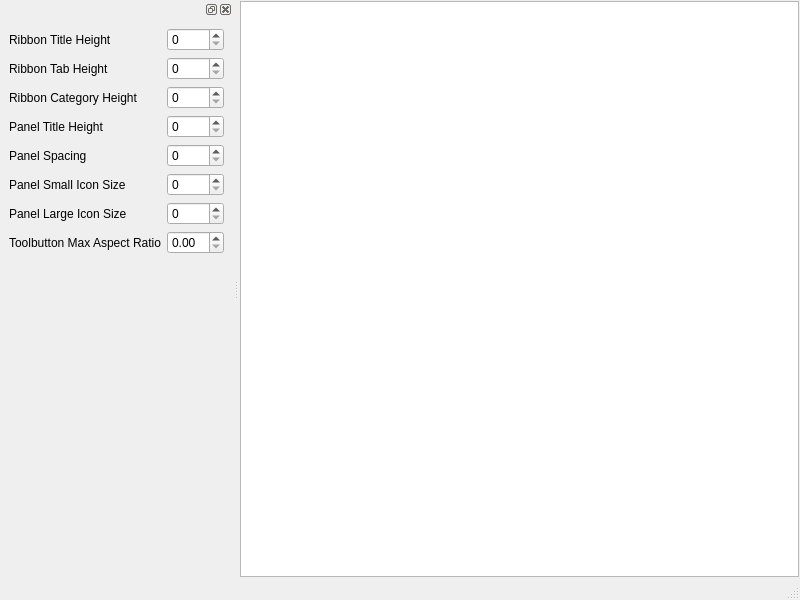
<?xml version="1.0" encoding="UTF-8"?>
<ui version="4.0">
 <class>MainWindow</class>
 <widget class="QMainWindow" name="MainWindow">
  <property name="geometry">
   <rect>
    <x>0</x>
    <y>0</y>
    <width>800</width>
    <height>600</height>
   </rect>
  </property>
  <property name="windowTitle">
   <string>MainWindow</string>
  </property>
  <widget class="QWidget" name="centralwidget">
   <layout class="QVBoxLayout" name="verticalLayout">
    <property name="spacing">
     <number>1</number>
    </property>
    <property name="leftMargin">
     <number>1</number>
    </property>
    <property name="topMargin">
     <number>1</number>
    </property>
    <property name="rightMargin">
     <number>1</number>
    </property>
    <property name="bottomMargin">
     <number>1</number>
    </property>
    <item>
     <widget class="QTextBrowser" name="textBrowser"/>
    </item>
   </layout>
  </widget>
  <widget class="QStatusBar" name="statusbar"/>
  <widget class="QDockWidget" name="dockWidget">
   <attribute name="dockWidgetArea">
    <number>1</number>
   </attribute>
   <widget class="QWidget" name="dockWidgetContents">
    <layout class="QGridLayout" name="gridLayout">
     <item row="3" column="0">
      <widget class="QLabel" name="label_4">
       <property name="text">
        <string>Panel Title Height</string>
       </property>
      </widget>
     </item>
     <item row="1" column="1">
      <widget class="QSpinBox" name="spinBoxRibbonTabHeight"/>
     </item>
     <item row="5" column="1">
      <widget class="QSpinBox" name="spinBoxPanelSmallIconSize"/>
     </item>
     <item row="0" column="0">
      <widget class="QLabel" name="label">
       <property name="text">
        <string>Ribbon Title Height</string>
       </property>
      </widget>
     </item>
     <item row="4" column="0">
      <widget class="QLabel" name="label_5">
       <property name="text">
        <string>Panel Spacing</string>
       </property>
      </widget>
     </item>
     <item row="1" column="0">
      <widget class="QLabel" name="label_2">
       <property name="text">
        <string>Ribbon Tab Height</string>
       </property>
      </widget>
     </item>
     <item row="6" column="0">
      <widget class="QLabel" name="label_7">
       <property name="text">
        <string>Panel Large Icon Size</string>
       </property>
      </widget>
     </item>
     <item row="0" column="1">
      <widget class="QSpinBox" name="spinBoxRibbonTitleHeight"/>
     </item>
     <item row="2" column="0">
      <widget class="QLabel" name="label_3">
       <property name="text">
        <string>Ribbon Category Height</string>
       </property>
      </widget>
     </item>
     <item row="2" column="1">
      <widget class="QSpinBox" name="spinBoxRibbonCategoryHeight">
       <property name="maximum">
        <number>300</number>
       </property>
      </widget>
     </item>
     <item row="3" column="1">
      <widget class="QSpinBox" name="spinBoxPanelTtitleHeight">
       <property name="maximum">
        <number>50</number>
       </property>
      </widget>
     </item>
     <item row="6" column="1">
      <widget class="QSpinBox" name="spinBoxPanelLargeIconSize"/>
     </item>
     <item row="5" column="0">
      <widget class="QLabel" name="label_6">
       <property name="text">
        <string>Panel Small Icon Size</string>
       </property>
      </widget>
     </item>
     <item row="7" column="0">
      <widget class="QLabel" name="label_8">
       <property name="text">
        <string>Toolbutton Max Aspect Ratio</string>
       </property>
      </widget>
     </item>
     <item row="4" column="1">
      <widget class="QSpinBox" name="spinBoxPanelSpacing"/>
     </item>
     <item row="8" column="0">
      <spacer name="verticalSpacer">
       <property name="orientation">
        <enum>Qt::Vertical</enum>
       </property>
       <property name="sizeHint" stdset="0">
        <size>
         <width>20</width>
         <height>40</height>
        </size>
       </property>
      </spacer>
     </item>
     <item row="7" column="1">
      <widget class="QDoubleSpinBox" name="doubleSpinBoxToolbuttonMaximumAspectRatio">
       <property name="maximum">
        <double>50.000000000000000</double>
       </property>
      </widget>
     </item>
    </layout>
   </widget>
  </widget>
 </widget>
 <resources/>
 <connections/>
</ui>
